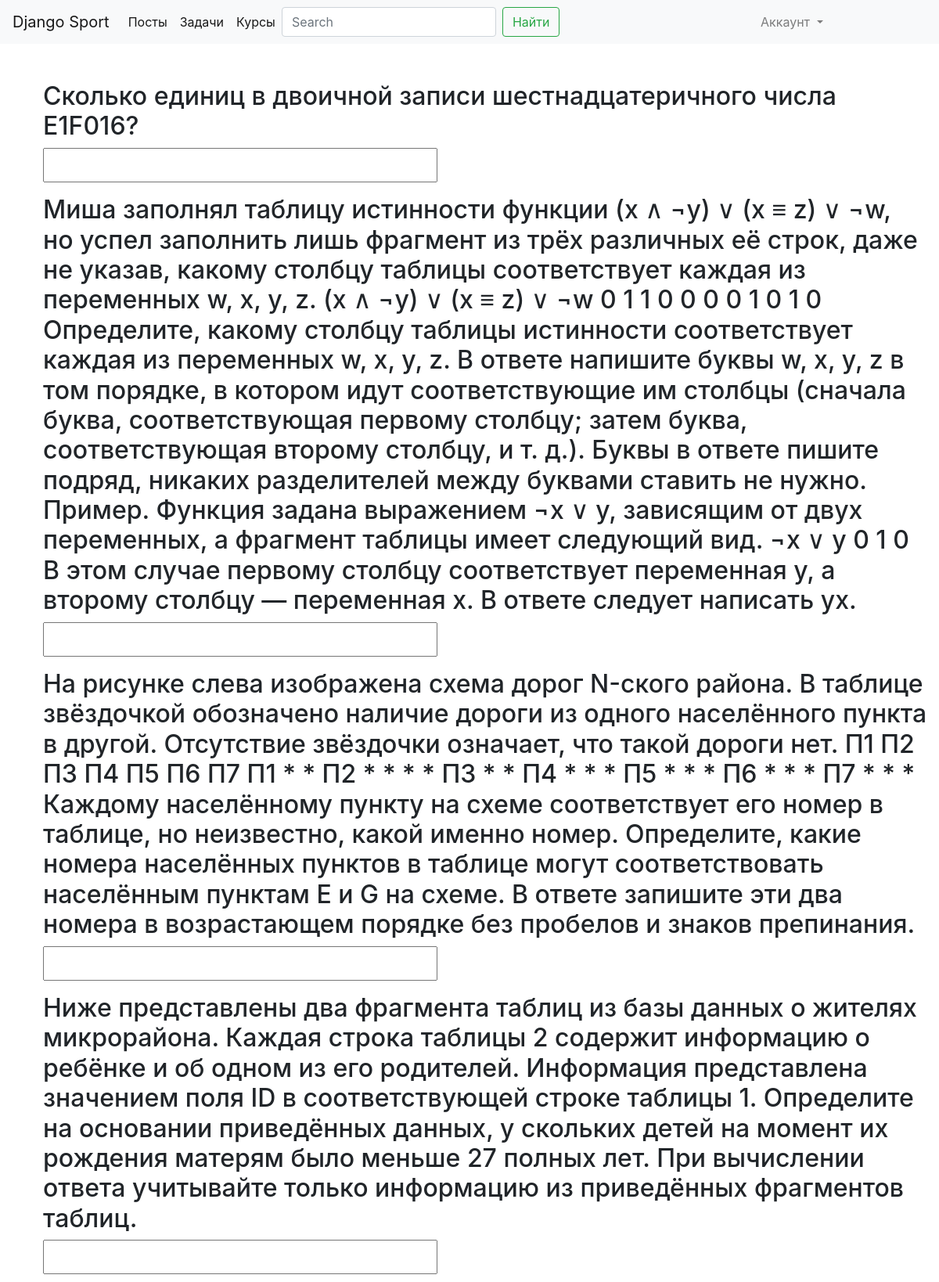
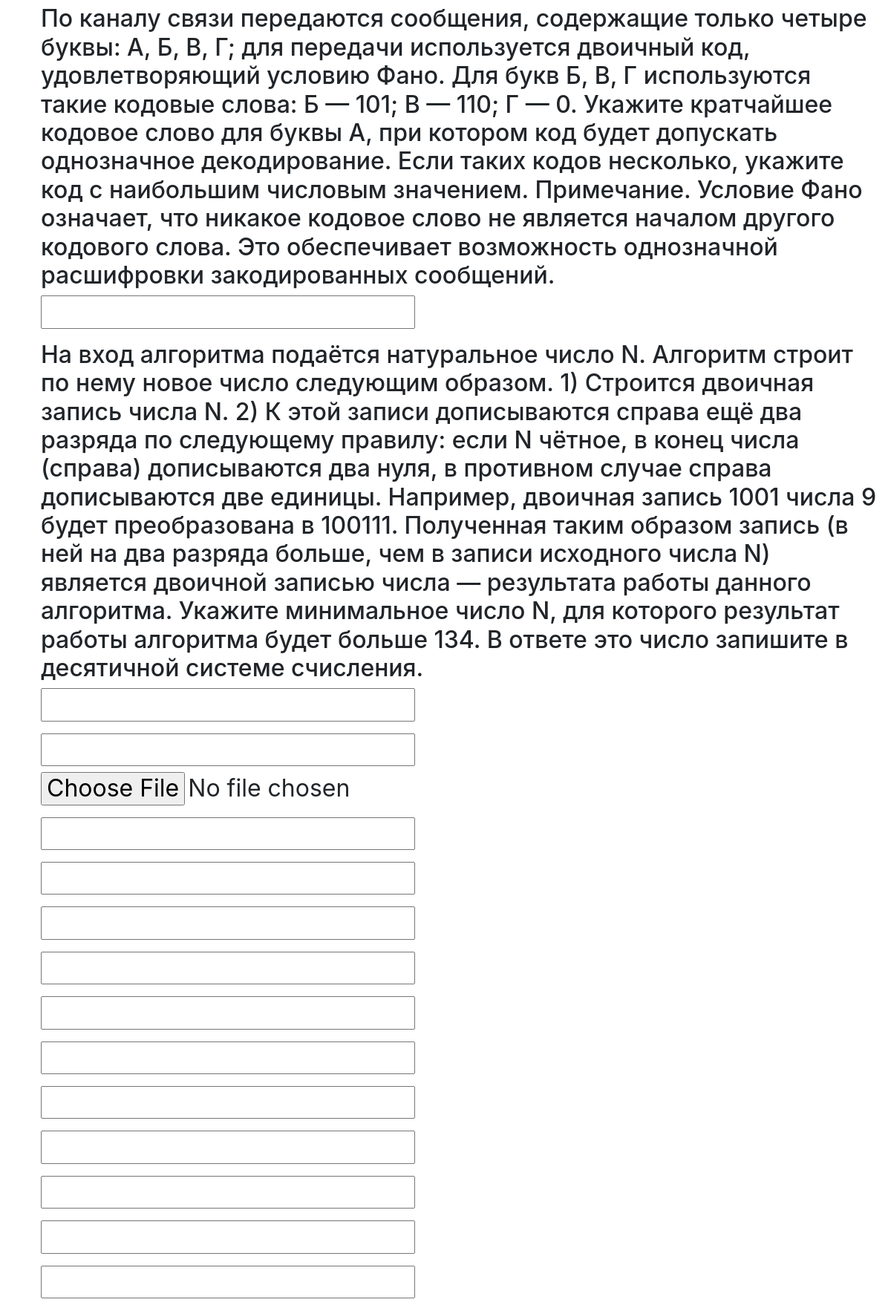
Screenshot of /varik/ (upper part) with the database file from the repository (2 pictures, top to bottom).
### task/models.py (models this page shows)
class Task1(models.Model):
    class Part(models.TextChoices):
        FIRST = 1
        SECOND = 2
    answer = models.TextField()
    number = models.IntegerField()
    text = models.TextField()
    part = models.CharField(choices=Part.choices,default=Part.FIRST,max_length=255)
    thema = models.ForeignKey(Thema, on_delete=models.SET_NULL, null=True,default=None)

### solution/views.py (the view)
# urls.py: path('varik/', views.varik, name='h2i'),
def varik(request):
    SolutionFormSet = formset_factory(SolutionForm, extra=27)
    if request.method == 'POST':
        formset = SolutionFormSet(request.POST)
        for i in range(27):
            formset[i].prefix = i+1
            print(formset[i].prefix)
        print(formset)
        if formset.is_valid():
            for form in formset:
                try:
                    sol = form.cleaned_data['solution']
                    print(sol)
                    if form.getTask().number > 23:
                        Solution.objects.create(solution=sol, task=form.getTask(), user=request.user,
                                                isTrue=(sol == form.getTask().answer),
                                                profile_pic=form.cleaned_data["profile_pic"])
                    else:
                        Solution.objects.create(solution=sol, task=form.getTask(), user=request.user,
                                                isTrue=(sol == form.getTask().answer))
                except:
                    pass
    else:
        formset = SolutionFormSet()
        for i in range(27):
            formset[i].prefix = i+1
            print(formset[i].prefix)
        return render(request, 'h2i.html', {'formset': formset})
    return redirect(reverse("index"))

### solution/forms.py (called while the page is built)
    def getTask(self):
        return Task1.objects.get(id=self.prefix)

    def getVar(self):
        tasks = list(Task1.objects.filter(number=self.prefix))
        return random.choice(tasks) if tasks else None

### templates/h2i.html (shortened to what this page needs)
{% extends "base.html" %}
{% block content %}
<form method="post">
  <table>
    {% for form in formset %}
        <ul>
            <h2>
                {{ form.getVar.text}}
            </h2>
            <h2>{{ form.solution }}</h2>
            {% if form.getTask.number > 23 %}
                <h2>{{ form.profile_pic }}</h2>
            {% endif %}
        </ul>
    {% endfor %}
    </table>
</form>
{% endblock %}

### rows the page displays
Task1: getVar.text "Сколько единиц в двоичной записи шестнадцатеричного числа E1F016?"
Task1: getVar.text "Миша заполнял таблицу истинности функции (x ∧ ¬y) ∨ (x ≡ z) ∨ ¬w, но успел заполнить лишь фрагмент из трёх различных её строк, даже не указав, какому столбцу таблицы соответствует каждая из переменных w, x, y, z. (x ∧ ¬y) ∨ (x ≡ z) ∨ ¬w 0 1 1 0 0 0 0 1 0 1 0 Определите, какому столбцу таблицы истинности соответствует каждая из переменных w, x, y, z. В ответе напишите буквы w, x, y, z в том порядке, в котором идут соответствующие им столбцы (сначала буква, соответствующая первому столбцу; затем буква, соответствующая второму столбцу, и т. д.). Буквы в ответе пишите подряд, никаких разделителей между буквами ставить не нужно. Пример. Функция задана выражением ¬x ∨ y, зависящим от двух…"
Task1: getVar.text "На рисунке слева изображена схема дорог N-ского района. В таблице звёздочкой обозначено наличие дороги из одного населённого пункта в другой. Отсутствие звёздочки означает, что такой дороги нет. П1 П2 П3 П4 П5 П6 П7 П1 * * П2 * * * * П3 * * П4 * * * П5 * * * П6 * * * П7 * * * Каждому населённому пункту на схеме соответствует его номер в таблице, но неизвестно, какой именно номер. Определите, какие номера населённых пунктов в таблице могут соответствовать населённым пунктам E и G на схеме. В ответе запишите эти два номера в возрастающем порядке без пробелов и знаков препинания."
Task1: getVar.text "Ниже представлены два фрагмента таблиц из базы данных о жителях микрорайона. Каждая строка таблицы 2 содержит информацию о ребёнке и об одном из его родителей. Информация представлена значением поля ID в соответствующей строке таблицы 1. Определите на основании приведённых данных, у скольких детей на момент их рождения матерям было меньше 27 полных лет. При вычислении ответа учитывайте только информацию из приведённых фрагментов таблиц."
Task1: getVar.text "По каналу связи передаются сообщения, содержащие только четыре буквы: А, Б, В, Г; для передачи используется двоичный код, удовлетворяющий условию Фано. Для букв Б, В, Г используются такие кодовые слова: Б — 101; В — 110; Г — 0. Укажите кратчайшее кодовое слово для буквы А, при котором код будет допускать однозначное декодирование. Если таких кодов несколько, укажите код с наибольшим числовым значением. Примечание. Условие Фано означает, что никакое кодовое слово не является началом другого кодового слова. Это обеспечивает возможность однозначной расшифровки закодированных сообщений."
Task1: getVar.text "На вход алгоритма подаётся натуральное число N. Алгоритм строит по нему новое число следующим образом. 1) Строится двоичная запись числа N. 2) К этой записи дописываются справа ещё два разряда по следующему правилу: если N чётное, в конец числа (справа) дописываются два нуля, в противном случае справа дописываются две единицы. Например, двоичная запись 1001 числа 9 будет преобразована в 100111. Полученная таким образом запись (в ней на два разряда больше, чем в записи исходного числа N) является двоичной записью числа — результата работы данного алгоритма. Укажите минимальное число N, для которого результат работы алгоритма будет больше 134. В ответе это число запишите в десятичной системе…"
